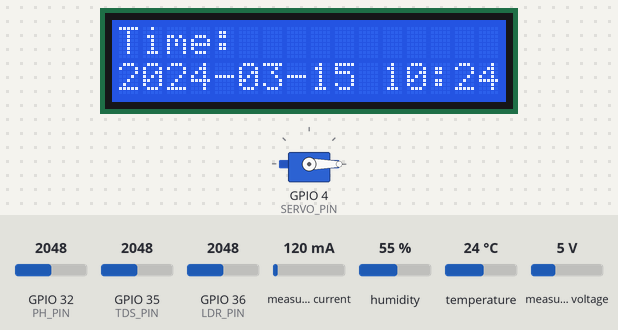
A program run on a simulated ESP32. Shown: 16×2 character LCD, servo. The test bench sets the inputs (shaded band); at power-on: humidity 55 %, GPIO 32 (PH_PIN) = 2048, temperature 24 °C, GPIO 36 (LDR_PIN) = 2048, GPIO 35 (TDS_PIN) = 2048, measured current 120 mA, measured voltage 5 V. WiFi joins after 1.5 s; servers stay silent unless stated; the local clock reads 2024-03-15 10:24:30 at power-on unless the program sets it; random numbers use the default seed unless the program sets one; EEPROM starts erased; no MQTT or app messages arrive unless stated; what the program prints to the serial monitor is not drawn.

Above: at 5.1 s.
5.2 s: humidity set to 22 %
At 8.0 s:
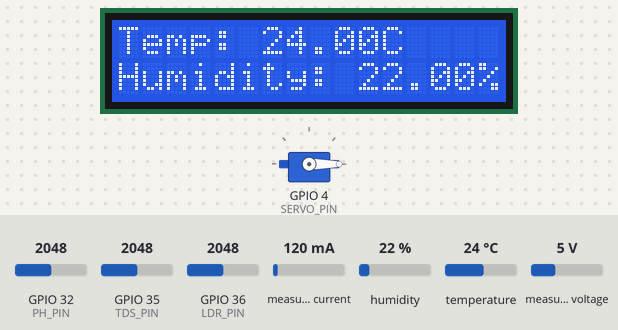
11.2 s: GPIO 32 (PH_PIN) set to 2866
At 13.5 s:
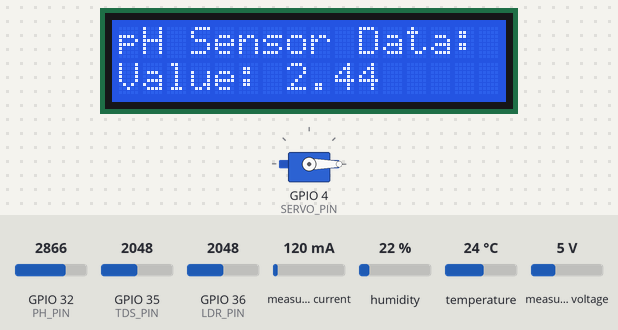
17.2 s: temperature set to 12 °C
At 22.6 s:
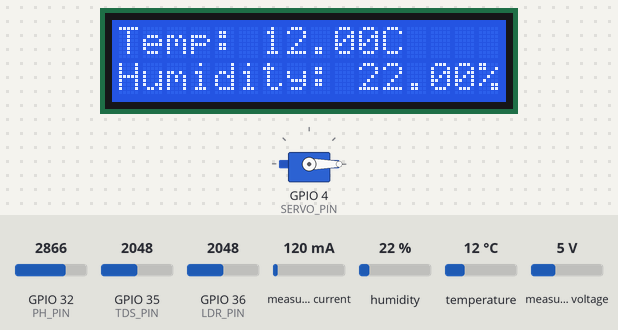
23.2 s: GPIO 36 (LDR_PIN) set to 2866
At 25.9 s:
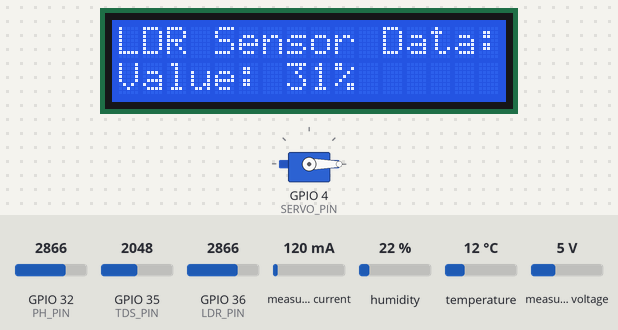
29.2 s: GPIO 35 (TDS_PIN) set to 2866
At 31.7 s:
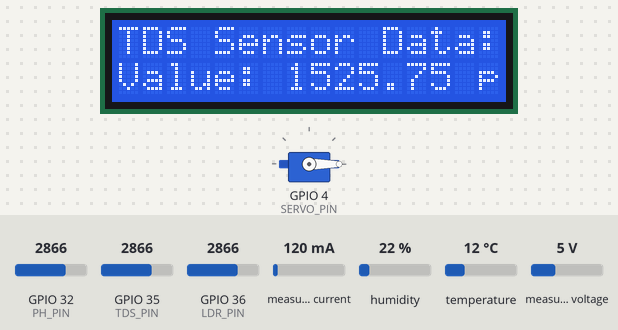
35.2 s: GPIO 36 (LDR_PIN) set to 3972
At 41.0 s:
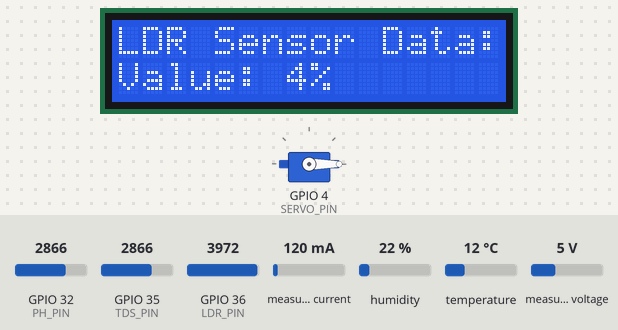
Timing chart, 0 to 41.2 s (numbered marks = the images above; inputs shaded):
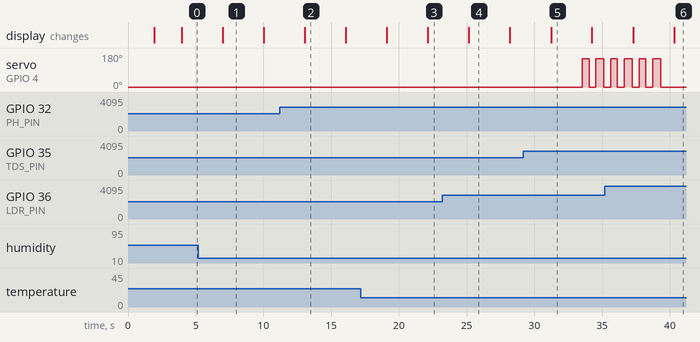

Measured:
- by itself, servo on GPIO 4 (SERVO_PIN): alternates 150° for 0.55 s and 0° for 0.50 s, 8 changes in all, then stays 0°
- what the display in image 1 shows lasts 3.0 s, from 7.0 s to 10.0 s

The program:

main.cpp
```cpp
#include <creds.h>
#include <Arduino.h>
#include <Wire.h>
#include <DHT.h>
#include <ESP32Servo.h>
#include <LiquidCrystal_I2C.h>
#include <WiFi.h>
#include <time.h>
#include <EEPROM.h>
#include <GravityTDS.h>
#include <DFRobot_PH.h>
#include <WiFiClient.h>
#include <BlynkSimpleEsp32.h>
#include <Adafruit_INA219.h>
#include <PubSubClient.h>

//MQTT
const char broker[] = "broker.hivemq.com";
WiFiClient espClient;
PubSubClient mqtt(espClient); //mqtt
#define MSG_BUFFER_SIZE  (512)  //

//RTC
const char* ntpServer = "pool.ntp.org";
const long  gmtOffset_sec = 7*3600;
const int   daylightOffset_sec = 0;

// Current Sensor
Adafruit_INA219 ina219;
float vmax;
float vmin;
float power_W = 0;
float totalEnergy_Wh = 0;
unsigned long currentTime;
unsigned long elapsedTime;
unsigned long lastTime;

BlynkTimer timer;

// pH Sensor
#define PH_PIN 32
float volt_PH;
DFRobot_PH ph;

// DHT Sensor
#define DHT_PIN 25
#define DHT_TYPE DHT11
DHT dht(DHT_PIN, DHT_TYPE);

// LDR Sensor
const int LDR_PIN = 36;

// TDS Sensor
const int TDS_PIN = 35;
#define EEPROM_SIZE 512
GravityTDS gravityTds;
float Temp= 25;

// Servo Motor
const int SERVO_PIN = 4;
Servo servo;

// LCD Display
LiquidCrystal_I2C lcd(0x27, 16, 2);

struct tm timeinfo;

struct sensors {
  float temperature;
  float humidity;
  int ldr;
  float phValue;
  float tdsValue;
  float voltage;
  float energy_Wh;
  int batteryPercentage;

} data;

void setup_wifi() {
  WiFi.begin(SSID, PASSWORD);
  while (WiFi.status() != WL_CONNECTED) {
    delay(500);
  }
}

char* printLocalTime() {
  static char formattedTime[30]; // Use a static buffer to avoid returning a local variable
  if (!getLocalTime(&timeinfo)) {
    Serial.println("Failed to obtain time");
    strcpy(formattedTime, "Time: Error");
    return formattedTime;
  }
  strftime(formattedTime, sizeof(formattedTime), "%Y-%m-%d %H:%M:%S", &timeinfo);
  return formattedTime;
}

//Blynk Update
void blynkUpdate() {
  Blynk.virtualWrite(V0, data.temperature);
  Blynk.virtualWrite(V1, data.humidity);
  Blynk.virtualWrite(V2, data.ldr);
  Blynk.virtualWrite(V3, data.phValue);
  Blynk.virtualWrite(V4, data.tdsValue);
  Blynk.virtualWrite(V5, data.energy_Wh);
  Blynk.virtualWrite(V6, data.batteryPercentage);
}

void taskSensorRead(void *pvParameters) {
  // UBaseType_t uxHighWaterMark;
  for(;;) {
    // uxHighWaterMark = uxTaskGetStackHighWaterMark(NULL);
    // Serial.print("High water mark: ");
    // Serial.println(uxHighWaterMark);
    // Read DHT sensor
    data.temperature = dht.readTemperature();
    data.humidity = dht.readHumidity();

    if (isnan(data.temperature) || isnan(data.humidity)) {
      Serial.println("[ERROR] Failed to read from DHT sensor");
    } else {
      Serial.println("DHT Sensor Data:");
      Serial.println("Temperature: " + String(data.temperature) + "C");
      Serial.println("Humidity: " + String(data.humidity) + "%");
    }

    // Read LDR sensor
    int ldr_read = analogRead(LDR_PIN);
    data.ldr = map(ldr_read, 0, 4095, 100, 0);
    Serial.println("LDR Sensor Data:");
    Serial.println("LDR Intensity: " + String(data.ldr) + "%");

    //Read pH Sensor
    volt_PH = analogRead(PH_PIN)/4095.0 * 3300;
    data.phValue = ph.readPH(volt_PH, data.temperature);
    Serial.println("pH Sensor Data:");
    Serial.println("pH: " + String(data.phValue));

    //Read TDS sensor
    gravityTds.setTemperature(data.temperature);
    gravityTds.update();
    data.tdsValue = gravityTds.getTdsValue();
    Serial.println("TDS Sensor Data:");
    Serial.println("TDS: " + String(data.tdsValue) + "ppm");

    //Read Current Sensor
    float shuntvoltage = ina219.getShuntVoltage_mV(); // Membaca tegangan shunt (dalam mV) dari sensor INA219
    float busvoltage = ina219.getBusVoltage_V();      // Membaca tegangan bus (dalam V) dari sensor INA219
    float current_mA = ina219.getCurrent_mA();        // Membaca arus (dalam mA) dari sensor INA219
    float power_mW = ina219.getPower_mW();            // Membaca daya (dalam mW) dari sensor INA219

    float loadvoltage = busvoltage + (shuntvoltage / 1000);   //Tegangan beban

    // Calculate battery percentage
    vmax = 8.0;                                       // Tegangan maksimum pada saat baterai full
    vmin = 5;                                       // Tegangan minimum pada saat baterai kritis
    int batteryPercentage = ((loadvoltage - vmin) / (vmax - vmin)) * 100.0;

    currentTime = millis();                           // Waktu saat ini dalam milidetik
    elapsedTime = currentTime - lastTime;             // Selisih waktu sejak pengukuran terakhir
    lastTime = currentTime;                           // Perbarui lastTime untuk pengukuran berikutnya

    // Konversi power dari mW ke W dan waktu dari ms ke jam
    float power_W = power_mW / 1000.0;
    float elapsedTime_h = elapsedTime / 3600000.0; // 1 jam = 3600000 ms

    // Tambahkan energi ke total
    totalEnergy_Wh += power_W * elapsedTime_h;

    Serial.println("Current Sensor Data:");
    Serial.println("Load Voltage: " + String(loadvoltage) + "V");
    Serial.println("Energy: " + String(totalEnergy_Wh) + "Wh");
    Serial.println("Battery Percentage: " + String(batteryPercentage) + "%");

    data.voltage = loadvoltage;
    data.energy_Wh = totalEnergy_Wh;
    data.batteryPercentage = batteryPercentage;

    // blynkUpdate();

    vTaskDelay(pdMS_TO_TICKS(1000));
  }
}

void callback(char* topic, byte* payload, unsigned int length) {
  Serial.print("Message arrived [");
  Serial.print(topic);
  Serial.print("] ");
  for (int i = 0; i < length; i++) {
    Serial.print((char)payload[i]);
  }
  Serial.println();

}

void reconnect() {
  // Loop until we're reconnected
  while (!mqtt.connected()) {
    Serial.print("Attempting MQTT connection...");
    // Create a random client ID
    String clientId = "ESP32Client-";
    clientId += String(random(0xffff), HEX);
    // Attempt to connect
    if (mqtt.connect(clientId.c_str())) {
      Serial.println("Connected");
      // Once connected, publish an announcement...
      mqtt.publish("sihapin/mqtt", "sihapin");
      // ... and resubscribe
      mqtt.subscribe("sihapin/mqtt");
    } else {
      Serial.print("failed, rc=");
      Serial.print(mqtt.state());
      Serial.println(" try again in 5 seconds");
      // Wait 5 seconds before retrying
      delay(5000);
    }
  }
}

void MQTT_Send(void *pvParameters) {
  for(;;){
    if (!mqtt.connected()) {
      reconnect();
    }
    mqtt.loop();

    char msg[MSG_BUFFER_SIZE];
    snprintf(msg, MSG_BUFFER_SIZE, "%.2f#%.2f#%.2f#%.2f#%.2f#%.2f#%d", data.temperature, data.humidity, data.phValue, data.tdsValue, data.voltage, data.energy_Wh, data.batteryPercentage);
    mqtt.publish("sihapin/message", msg);
    vTaskDelay(pdMS_TO_TICKS(1000));
  }
}


void taskLCDUpdate(void *pvParameters) {
  for(;;) {

    char* time = printLocalTime();
    lcd.clear();
    lcd.setCursor(0, 0);
    lcd.print("Time: ");
    lcd.setCursor(0, 1);
    lcd.print(time);
    vTaskDelay(pdMS_TO_TICKS(3000));

    //Write LCD for DHT Sensor
    if (isnan(data.temperature) || isnan(data.humidity)) {
      // Serial.println("[ERROR] Failed to read from DHT sensor");
      lcd.clear();
      lcd.setCursor(0, 0);
      lcd.print("[ERROR] DHT sensor");
      lcd.setCursor(0, 1);
      lcd.print("Read failed!");
    } else {
      lcd.clear();
      lcd.setCursor(0, 0);
      lcd.print("Temp: " + String(data.temperature) + "C");
      lcd.setCursor(0, 1);
      lcd.print("Humidity: " + String(data.humidity) + "%");
    }
    vTaskDelay(pdMS_TO_TICKS(3000));

    //Write LCD for LDR Sensor
    lcd.clear();
    lcd.setCursor(0, 0);
    lcd.print("LDR Sensor Data: ");
    lcd.setCursor(0, 1);
    lcd.print("Value: " + String(data.ldr) + "%");
    vTaskDelay(pdMS_TO_TICKS(3000));

    //Write LCD for pH Sensor
    lcd.clear();
    lcd.setCursor(0, 0);
    lcd.print("pH Sensor Data: ");
    lcd.setCursor(0, 1);
    lcd.print("Value: " + String(data.phValue));
    vTaskDelay(pdMS_TO_TICKS(3000));

    //Write LCD for TDS Sensor
    lcd.clear();
    lcd.setCursor(0, 0);
    lcd.print("TDS Sensor Data: ");
    lcd.setCursor(0, 1);
    lcd.print("Value: " + String(data.tdsValue) + " ppm");
    vTaskDelay(pdMS_TO_TICKS(3000));


  }
}

void pakanIkan_task(void *pvParameters) {
  //Jadwal pakan ikan: 7, 15, 23
  for(;;){
    if(getLocalTime(&timeinfo)){
      int currentHour = timeinfo.tm_hour;
      int currentMinute = timeinfo.tm_min;
      int currentSecond = timeinfo.tm_sec;
      if (currentSecond >= 3 && currentSecond <= 7) {
        Serial.println("[DEBUG] Servo ON (PAKAN IKAN)");
        servo.write(0);
        delay(500);
        servo.write(150);
        delay(500);
        servo.write(0);
        delay(500);
        servo.write(150);
        delay(500);
      } else {
        servo.write(0);
      }
    }else{
      Serial.println("Failed to obtain time");
    }
    vTaskDelay(pdMS_TO_TICKS(100));
  }
}

void setup() {
  Serial.begin(115200);

  EEPROM.begin(EEPROM_SIZE);
  gravityTds.setPin(TDS_PIN);
  gravityTds.setAref(3.3);
  gravityTds.setAdcRange(4096);
  gravityTds.begin();

  ina219.begin();

  ph.begin();

  pinMode(DHT_PIN, INPUT);

  Wire.begin();
  lcd.init();
  lcd.backlight();
  dht.begin();

  servo.attach(SERVO_PIN);
  servo.write(0);

  // if (!ina219.begin()) {
  //   Serial.println("Failed to find INA219 chip");
  //   while (1) { delay(10); }
  // }

  Blynk.begin(BLYNK_AUTH_TOKEN, SSID, PASSWORD);

  Serial.println("[WiFi] Connecting to " + String(SSID));
  lcd.setCursor(0, 0);
  lcd.print("[WiFi] Connecting to " + String(SSID));
  setup_wifi();

  Serial.println("[WiFi] Connected!");
  Serial.println("IP: " + WiFi.localIP().toString());

  lcd.clear();
  lcd.setCursor(0, 0);
  lcd.print("[WiFi] Connected!");
  lcd.setCursor(0, 1);
  lcd.print("IP: " + WiFi.localIP().toString());

  mqtt.setServer(broker, 1883);
  mqtt.setCallback(callback);

  configTime(gmtOffset_sec, daylightOffset_sec, ntpServer);
  printLocalTime();

  delay(2000);

  // Create tasks
  xTaskCreate(
    taskLCDUpdate,    // Function to implement the task
    "LCD Update",     // Name of the task
    4096,            // Stack size in words
    NULL,             // Task input parameter
    1,                // Priority of the task
    NULL              // Task handle
  );

  xTaskCreate(
    taskSensorRead,   // Function to implement the task
    "Sensor Read",    // Name of the task
    8192,            // Stack size in words
    NULL,             // Task input parameter
    1,                // Priority of the task
    NULL              // Task handle
  );

  xTaskCreate(
    MQTT_Send,
    "MQTT Send",
    4096,
    NULL,
    1,
    NULL
  );

  xTaskCreate(
    pakanIkan_task, // Function to implement the task
    "Pakan Ikan",  // Name of the task
    2048,            // Stack size in words
    NULL,             // Task input parameter
    2,                // Priority of the task
    NULL              // Task handle
  );

  timer.setInterval(1000L, blynkUpdate);

}

void loop() {
  // Empty loop because tasks are handled by FreeRTOS
  Blynk.run();
  timer.run();
}
```

creds.h
```cpp
const char* SSID = "diarama";
const char* PASSWORD = "qwerty13";

#define BLYNK_TEMPLATE_ID "TMPL6zaKKlAiG"
#define BLYNK_TEMPLATE_NAME "SIHAPIN"
#define BLYNK_AUTH_TOKEN "cg8BacXGwD_Cp84M_EqgB8wyxsZhbW2H"
```
